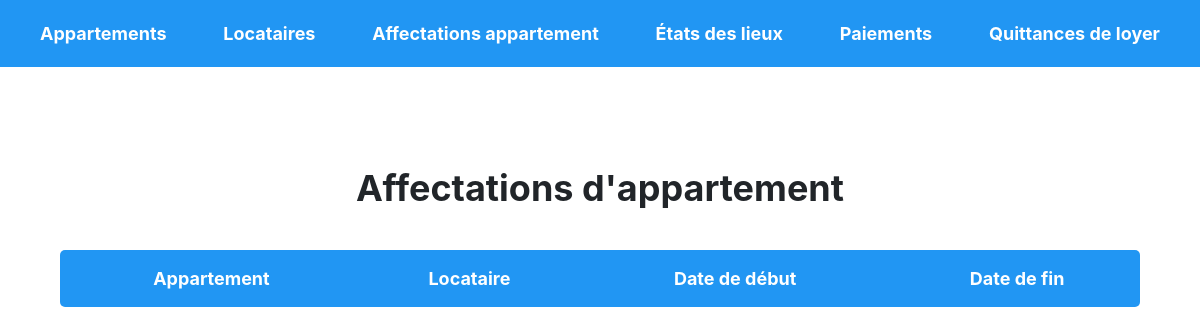
Page /index/affectation_appartement_list on the earlier database version.
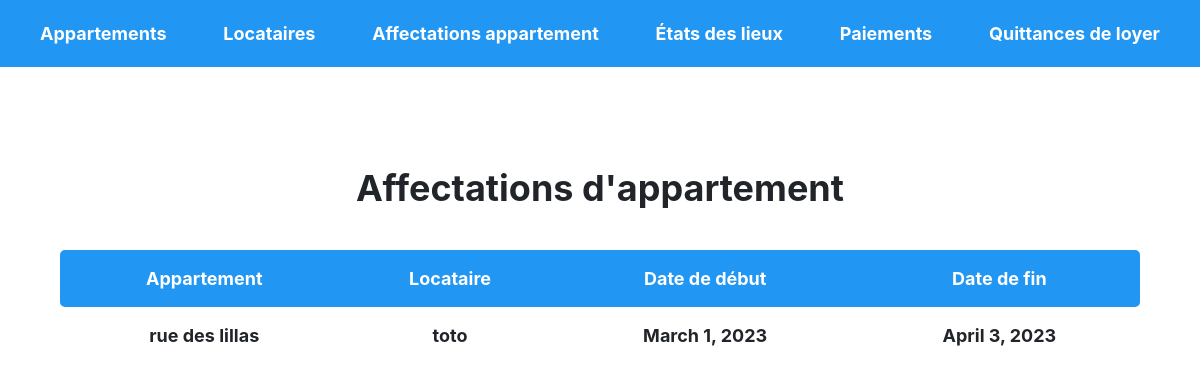
Same page on the later database version.
### gestion_locataire/models.py (models this page shows, shortened)
class AffectationAppartement(models.Model):
    appartement = models.ForeignKey(Appartement, on_delete=models.CASCADE)
    locataire = models.ForeignKey(Locataire, on_delete=models.CASCADE)
    date_debut = models.DateField()
    date_fin = models.DateField(blank=True, null=True)

class Appartement(models.Model):
    adresse = models.CharField(max_length=200)
    complement_adresse = models.CharField(max_length=100)
    ville = models.CharField(max_length=50)
    code_postal = models.CharField(max_length=10)
    prix_charges = models.DecimalField(max_digits=10, decimal_places=2)
    loyer = models.DecimalField(max_digits=10, decimal_places=2)
    depot_garantie = models.DecimalField(max_digits=10, decimal_places=2)
    locataire = models.ForeignKey(Locataire, on_delete=models.SET_NULL, null=True, blank=True)

class Locataire(models.Model):
    nom = models.CharField(max_length=100)
    adresse = models.CharField(max_length=200)
    numero_telephone = models.CharField(max_length=20)
    adresse_email = models.EmailField()

### gestion_locataire/views.py (the view)
# urls.py: path('affectation_appartement_list', views.affectation_appartement_list, name='affectation_appartement_list'),
def affectation_appartement_list(request):
    affectation_appartements = AffectationAppartement.objects.all()
    return render(request, 'gestion_locataire/affectation_appartement_list.html', {'affectation_appartements': affectation_appartements})

### gestion_locataire/templates/gestion_locataire/affectation_appartement_list.html (shortened to what this page needs)
<!DOCTYPE html>
<html>
  <head>
    <link rel="stylesheet" href="https://maxcdn.bootstrapcdn.com/bootstrap/4.0.0/css/bootstrap.min.css">
  </head>
  <body>
    <div class="navbar">
      <a href="{% url 'appartement_list' %}">Appartements</a>
      <a href="{% url 'locataire_list' %}">Locataires</a>
      <a href="{% url 'affectation_appartement_list' %}">Affectations appartement</a>
      <a href="{% url 'etat_des_lieux_list' %}">États des lieux</a>
      <a href="{% url 'paiement_list' %}">Paiements</a>
      <a href="{% url 'quittance_loyer_list' %}">Quittances de loyer</a>
      </div>
      <div class="container">
    <div class="container">
      <h1>Affectations d'appartement</h1>
      <table>
        <thead>
          <tr>
            <th>Appartement</th>
            <th>Locataire</th>
            <th>Date de début</th>
            <th>Date de fin</th>
          </tr>
        </thead>
        <tbody>
          {% for affectation_appartement in affectation_appartements %}
          <tr>
            <td>{{ affectation_appartement.appartement.adresse }}</td>
            <td>{{ affectation_appartement.locataire.nom }}</td>
            <td>{{ affectation_appartement.date_debut }}</td>
            <td>{{ affectation_appartement.date_fin }}</td>
          </tr>
          {% endfor %}
        </tbody>
      </table>
    </div>
  </body>
</html>

Differences in the rows shown:
added AffectationAppartement: appartement.adresse "rue des lillas", locataire.nom "toto", date_debut "March 1, 2023", date_fin "April 3, 2023"
